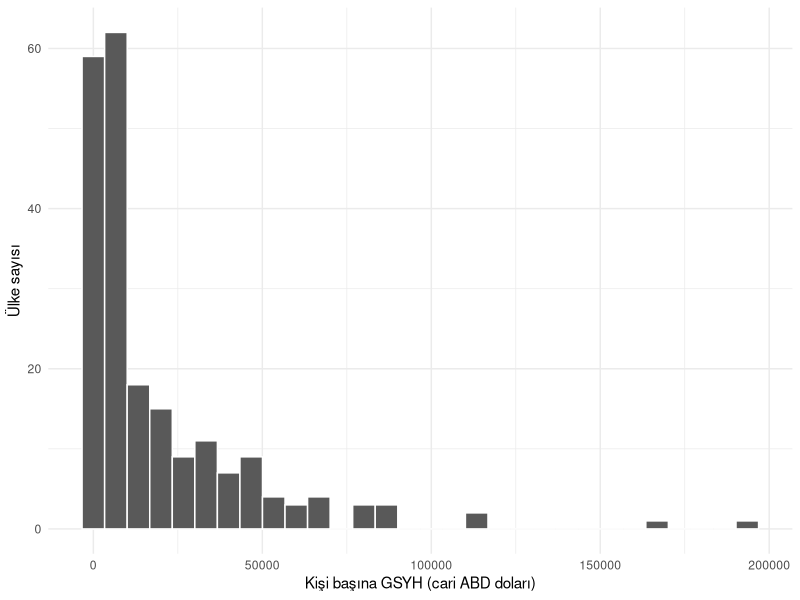
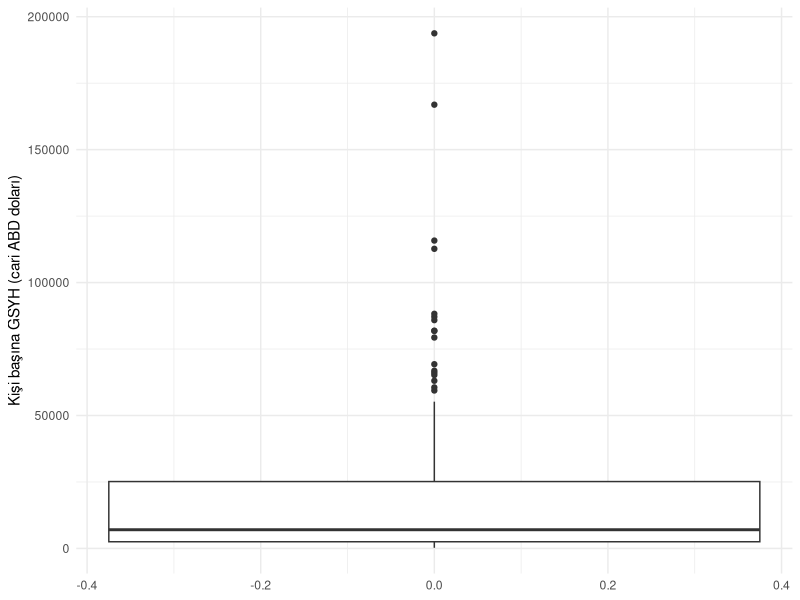
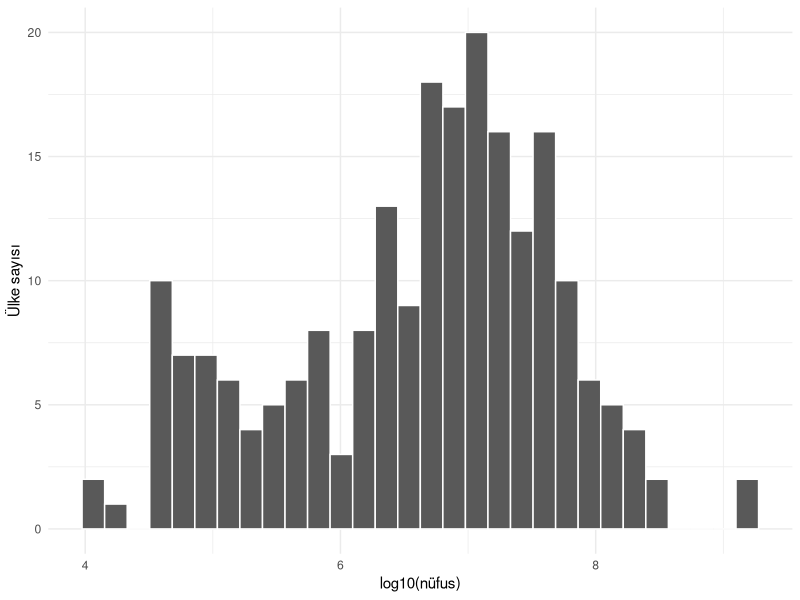
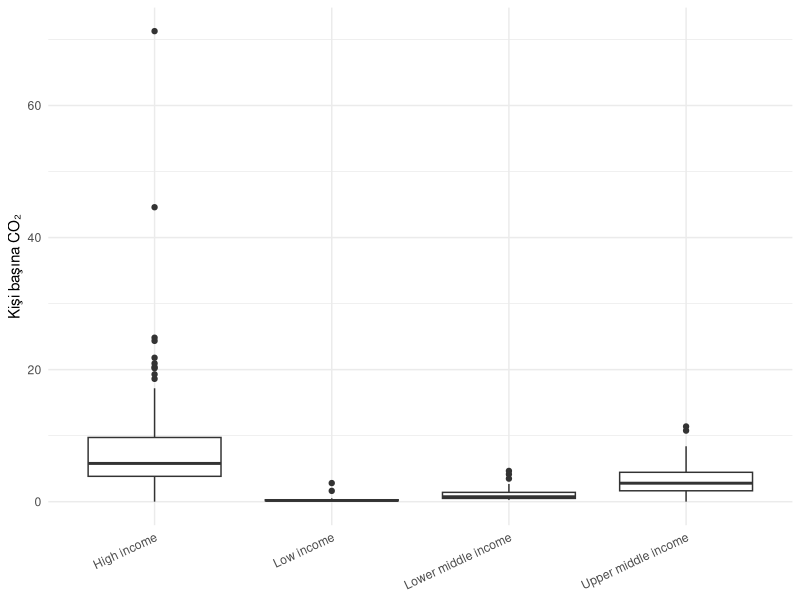

Generate these figures, in order, with R:
## ---- chunk 1
#| label: outlier-setup

library(dplyr)
library(tidyr)
library(ggplot2)

countries <- readr::read_csv(
  "data/countries.csv",
  show_col_types = FALSE
)

indicator_dictionary <- readr::read_csv(
  "data/indicator_dictionary.csv",
  show_col_types = FALSE
)
## ---- chunk 2
#| label: outlier-dictionary

indicator_dictionary |>
  filter(indicator %in% c(
    "population_total",
    "gdp_per_capita_usd",
    "inflation_consumer_pct",
    "co2_per_capita",
    "school_enrollment_tertiary_pct"
  )) |>
  select(indicator, wdi_code, unit, description)
## ---- chunk 3
#| label: outlier-gdp-summary

countries |>
  summarise(
    n = sum(!is.na(gdp_per_capita_usd)),
    minimum = min(gdp_per_capita_usd, na.rm = TRUE),
    q1 = quantile(gdp_per_capita_usd, 0.25, na.rm = TRUE),
    medyan = median(gdp_per_capita_usd, na.rm = TRUE),
    ortalama = mean(gdp_per_capita_usd, na.rm = TRUE),
    q3 = quantile(gdp_per_capita_usd, 0.75, na.rm = TRUE),
    maksimum = max(gdp_per_capita_usd, na.rm = TRUE)
  )
## ---- chunk 4
#| label: outlier-gdp-histogram
#| fig-cap: "2019 kişi başına GSYH dağılımı özgün ölçekte güçlü biçimde sağa çarpıktır."
#| fig-alt: "Ülke sayısı, 2019 kişi başına GSYH arttıkça hızla azalıyor. Az sayıda ülke sağ kuyruğu yaklaşık 200 bin dolara kadar uzatıyor."

countries |>
  ggplot(aes(x = gdp_per_capita_usd)) +
  geom_histogram(bins = 30, color = "white", na.rm = TRUE) +
  labs(
    x = "Kişi başına GSYH (cari ABD doları)",
    y = "Ülke sayısı"
  ) +
  theme_minimal()
## ---- chunk 5
#| label: outlier-gdp-boxplot
#| fig-cap: "Kişi başına GSYH için kutu grafiği; noktalar otomatik silme listesi değildir."
#| fig-alt: "2019 kişi başına GSYH kutusu ölçeğin alt kısmında. Üst bıyığın üzerindeki ülkeler ayrı noktalarla gösteriliyor."

countries |>
  ggplot(aes(y = gdp_per_capita_usd)) +
  geom_boxplot(na.rm = TRUE) +
  labs(
    x = NULL,
    y = "Kişi başına GSYH (cari ABD doları)"
  ) +
  theme_minimal()
## ---- chunk 6
#| label: outlier-iqr-function

iqr_sinirlari <- function(x, katsayi = 1.5) {
  q1 <- quantile(x, 0.25, na.rm = TRUE)
  q3 <- quantile(x, 0.75, na.rm = TRUE)
  iqr <- q3 - q1

  c(
    alt = q1 - katsayi * iqr,
    ust = q3 + katsayi * iqr
  )
}

gdp_sinirlari <- iqr_sinirlari(countries$gdp_per_capita_usd)
gdp_sinirlari
## ---- chunk 7
#| label: outlier-iqr-flags

countries_iqr <- countries |>
  mutate(
    gdp_iqr_aykiri =
      gdp_per_capita_usd < gdp_sinirlari["alt"] |
      gdp_per_capita_usd > gdp_sinirlari["ust"]
  )

countries_iqr |>
  filter(gdp_iqr_aykiri %in% TRUE) |>
  select(country, region, income_group, gdp_per_capita_usd) |>
  arrange(desc(gdp_per_capita_usd))
## ---- chunk 8
#| label: outlier-group-iqr

countries |>
  group_by(income_group) |>
  mutate(
    q1 = quantile(gdp_per_capita_usd, 0.25, na.rm = TRUE),
    q3 = quantile(gdp_per_capita_usd, 0.75, na.rm = TRUE),
    iqr = q3 - q1,
    grup_aykiri =
      gdp_per_capita_usd < q1 - 1.5 * iqr |
      gdp_per_capita_usd > q3 + 1.5 * iqr
  ) |>
  ungroup() |>
  filter(grup_aykiri %in% TRUE) |>
  select(country, income_group, gdp_per_capita_usd) |>
  arrange(income_group, desc(gdp_per_capita_usd))
## ---- chunk 9
#| label: outlier-zscore

countries |>
  mutate(
    inflation_z = as.numeric(scale(inflation_consumer_pct))
  ) |>
  filter(abs(inflation_z) > 3) |>
  select(country, inflation_consumer_pct, inflation_z) |>
  arrange(desc(abs(inflation_z)))
## ---- chunk 10
#| label: outlier-robust-z

medyan_co2 <- median(countries$co2_per_capita, na.rm = TRUE)
mad_co2 <- mad(countries$co2_per_capita, na.rm = TRUE)

countries |>
  mutate(
    co2_robust_z = (co2_per_capita - medyan_co2) / mad_co2
  ) |>
  filter(abs(co2_robust_z) > 3.5) |>
  select(country, co2_per_capita, co2_robust_z) |>
  arrange(desc(abs(co2_robust_z)))
## ---- chunk 11
#| label: outlier-log-comparison
#| fig-alt: "Logaritmik nüfus ekseninde en yüksek sütun log10 değeri 7 civarında. Bu değer yaklaşık 10 milyon kişiye karşılık geliyor."

countries |>
  select(country, population_total) |>
  pivot_longer(
    cols = population_total,
    names_to = "degisken",
    values_to = "deger"
  ) |>
  mutate(
    log10_deger = log10(deger)
  ) |>
  ggplot(aes(x = log10_deger)) +
  geom_histogram(bins = 30, color = "white") +
  labs(
    x = "log10(nüfus)",
    y = "Ülke sayısı"
  ) +
  theme_minimal()
## ---- chunk 12
#| label: outlier-mahalanobis

cok_degiskenli <- countries |>
  select(
    country,
    gdp_per_capita_usd,
    internet_users_pct,
    life_expectancy_total
  ) |>
  drop_na() |>
  mutate(
    log_gdp = log(gdp_per_capita_usd)
  )

x <- cok_degiskenli |>
  select(log_gdp, internet_users_pct, life_expectancy_total)

cok_degiskenli$mahalanobis_d2 <- mahalanobis(
  x,
  center = colMeans(x),
  cov = cov(x)
)

esik <- qchisq(0.99, df = ncol(x))

cok_degiskenli |>
  filter(mahalanobis_d2 > esik) |>
  arrange(desc(mahalanobis_d2)) |>
  select(country, mahalanobis_d2, everything())
## ---- chunk 13
#| label: outlier-influence-model

yasam_model_verisi <- countries |>
  select(country, life_expectancy_total, gdp_per_capita_usd) |>
  drop_na() |>
  mutate(log_gdp = log(gdp_per_capita_usd))

yasam_modeli <- lm(
  life_expectancy_total ~ log_gdp,
  data = yasam_model_verisi
)

yasam_model_verisi <- yasam_model_verisi |>
  mutate(
    student_artik = rstudent(yasam_modeli),
    kaldirac = hatvalues(yasam_modeli),
    cook_uzakligi = cooks.distance(yasam_modeli)
  )
## ---- chunk 14
#| label: outlier-influence-ranking

yasam_model_verisi |>
  arrange(desc(cook_uzakligi)) |>
  select(
    country,
    life_expectancy_total,
    gdp_per_capita_usd,
    student_artik,
    kaldirac,
    cook_uzakligi
  ) |>
  slice_head(n = 10)
## ---- chunk 15
#| label: outlier-cook-flag

cook_esigi <- 4 / nrow(yasam_model_verisi)

yasam_model_verisi |>
  filter(cook_uzakligi > cook_esigi) |>
  arrange(desc(cook_uzakligi)) |>
  select(country, cook_uzakligi)
## ---- chunk 16
#| label: outlier-keep-flag

countries_isaretli <- countries |>
  mutate(
    yuksek_co2_inceleme = co2_per_capita > 20,
    yuksek_enflasyon_inceleme = inflation_consumer_pct > 50
  )
## ---- chunk 17
#| label: outlier-robust-summary

countries |>
  summarise(
    co2_ortalama = mean(co2_per_capita, na.rm = TRUE),
    co2_medyan = median(co2_per_capita, na.rm = TRUE),
    co2_sd = sd(co2_per_capita, na.rm = TRUE),
    co2_iqr = IQR(co2_per_capita, na.rm = TRUE)
  )
## ---- chunk 18
#| label: outlier-winsorize-function

winsorize <- function(x, olasilik = c(0.01, 0.99)) {
  sinir <- quantile(x, probs = olasilik, na.rm = TRUE)
  pmin(pmax(x, sinir[1]), sinir[2])
}

countries |>
  transmute(
    country,
    co2_per_capita,
    co2_winsor = winsorize(co2_per_capita)
  ) |>
  arrange(desc(co2_per_capita)) |>
  slice_head(n = 8)
## ---- chunk 19
#| label: outlier-sensitivity

etkili_mi <- yasam_model_verisi$cook_uzakligi > cook_esigi

model_tam <- lm(
  life_expectancy_total ~ log_gdp,
  data = yasam_model_verisi
)

model_sinirli <- lm(
  life_expectancy_total ~ log_gdp,
  data = yasam_model_verisi[!etkili_mi, ]
)

rbind(
  tam_veri = coef(model_tam),
  etkili_gozlemler_disarida = coef(model_sinirli)
)
## ---- chunk 20
#| label: outlier-solution-1

nufus_sinirlari <- iqr_sinirlari(countries$population_total)

countries |>
  filter(
    population_total < nufus_sinirlari["alt"] |
      population_total > nufus_sinirlari["ust"]
  ) |>
  select(country, population_total) |>
  arrange(desc(population_total))
## ---- chunk 21
#| label: outlier-solution-2

buyume_medyan <- median(countries$gdp_growth_pct, na.rm = TRUE)
buyume_mad <- mad(countries$gdp_growth_pct, na.rm = TRUE)

countries |>
  mutate(
    z = as.numeric(scale(gdp_growth_pct)),
    robust_z = (gdp_growth_pct - buyume_medyan) / buyume_mad,
    klasik_bayrak = abs(z) > 3,
    saglam_bayrak = abs(robust_z) > 3.5
  ) |>
  filter(klasik_bayrak %in% TRUE | saglam_bayrak %in% TRUE) |>
  select(country, gdp_growth_pct, z, robust_z, klasik_bayrak, saglam_bayrak)
## ---- chunk 22
#| label: outlier-solution-3
#| fig-cap: "Gelir grubuna göre kişi başına CO₂ dağılımları."
#| fig-alt: "Kişi başına CO₂ kutu grafiğinde yüksek gelir grubunun medyanı daha yukarıda. En yüksek tekil noktalar bu grupta görülüyor."

countries |>
  ggplot(aes(x = income_group, y = co2_per_capita)) +
  geom_boxplot(na.rm = TRUE) +
  labs(x = NULL, y = "Kişi başına CO₂") +
  theme_minimal() +
  theme(axis.text.x = element_text(angle = 25, hjust = 1))
## ---- chunk 23
#| label: outlier-solution-4

countries |>
  filter(school_enrollment_tertiary_pct > 100) |>
  select(country, school_enrollment_tertiary_pct) |>
  arrange(desc(school_enrollment_tertiary_pct))
## ---- chunk 24
#| label: outlier-solution-5

gdp_log <- log(countries$gdp_per_capita_usd)
sinir_ozgun <- iqr_sinirlari(countries$gdp_per_capita_usd)
sinir_log <- iqr_sinirlari(gdp_log)

countries |>
  transmute(
    country,
    gdp_per_capita_usd,
    ozgun_bayrak =
      gdp_per_capita_usd < sinir_ozgun["alt"] |
      gdp_per_capita_usd > sinir_ozgun["ust"],
    log_bayrak =
      log(gdp_per_capita_usd) < sinir_log["alt"] |
      log(gdp_per_capita_usd) > sinir_log["ust"]
  ) |>
  filter(ozgun_bayrak %in% TRUE | log_bayrak %in% TRUE)
## ---- chunk 25
#| label: outlier-solution-6

cok_degiskenli_4 <- countries |>
  select(
    country,
    gdp_per_capita_usd,
    internet_users_pct,
    life_expectancy_total,
    infant_mortality_rate
  ) |>
  drop_na() |>
  mutate(log_gdp = log(gdp_per_capita_usd))

x4 <- cok_degiskenli_4 |>
  select(log_gdp, internet_users_pct, life_expectancy_total, infant_mortality_rate)

cok_degiskenli_4 |>
  mutate(
    mahalanobis_d2 = mahalanobis(x4, colMeans(x4), cov(x4)),
    bayrak = mahalanobis_d2 > qchisq(0.99, df = ncol(x4))
  ) |>
  filter(bayrak) |>
  arrange(desc(mahalanobis_d2)) |>
  select(country, mahalanobis_d2)
## ---- chunk 26
#| label: outlier-solution-7

yasam_model_verisi |>
  slice_max(cook_uzakligi, n = 3) |>
  select(country, cook_uzakligi, life_expectancy_total, gdp_per_capita_usd)
## ---- chunk 27
#| label: outlier-solution-8

co2_w <- winsorize(countries$co2_per_capita, c(0.05, 0.95))

data.frame(
  seri = c("Özgün", "Winsorized"),
  ortalama = c(
    mean(countries$co2_per_capita, na.rm = TRUE),
    mean(co2_w, na.rm = TRUE)
  ),
  medyan = c(
    median(countries$co2_per_capita, na.rm = TRUE),
    median(co2_w, na.rm = TRUE)
  )
)
